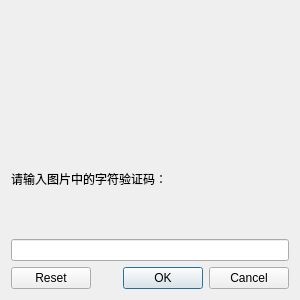
<?xml version="1.0" encoding="UTF-8"?>
<ui version="4.0">
 <class>GraphCaptchaWindow</class>
 <widget class="QDialog" name="GraphCaptchaWindow">
  <property name="geometry">
   <rect>
    <x>0</x>
    <y>0</y>
    <width>300</width>
    <height>300</height>
   </rect>
  </property>
  <property name="windowTitle">
   <string>图形验证码</string>
  </property>
  <layout class="QVBoxLayout" name="verticalLayout">
   <item>
    <widget class="CaptchaCanvas" name="canvas"/>
   </item>
   <item>
    <widget class="QLabel" name="codeLabel">
     <property name="text">
      <string>请输入图片中的字符验证码：</string>
     </property>
    </widget>
   </item>
   <item>
    <widget class="QLineEdit" name="codeEdit">
     <property name="clearButtonEnabled">
      <bool>true</bool>
     </property>
    </widget>
   </item>
   <item>
    <widget class="QDialogButtonBox" name="buttonBox">
     <property name="orientation">
      <enum>Qt::Orientation::Horizontal</enum>
     </property>
     <property name="standardButtons">
      <set>QDialogButtonBox::StandardButton::Cancel|QDialogButtonBox::StandardButton::Ok|QDialogButtonBox::StandardButton::Reset</set>
     </property>
    </widget>
   </item>
  </layout>
 </widget>
  <customwidgets>
    <customwidget>
    <class>CaptchaCanvas</class>
    <extends>QWidget</extends>
    <header>presentation/dialogs/graphcaptchawindow/captchacanvas.h</header>
    </customwidget>
 </customwidgets>
 <resources/>
 <connections>
  <connection>
   <sender>buttonBox</sender>
   <signal>accepted()</signal>
   <receiver>GraphCaptchaWindow</receiver>
   <slot>accept()</slot>
   <hints>
    <hint type="sourcelabel">
     <x>248</x>
     <y>254</y>
    </hint>
    <hint type="destinationlabel">
     <x>157</x>
     <y>274</y>
    </hint>
   </hints>
  </connection>
  <connection>
   <sender>buttonBox</sender>
   <signal>rejected()</signal>
   <receiver>GraphCaptchaWindow</receiver>
   <slot>reject()</slot>
   <hints>
    <hint type="sourcelabel">
     <x>316</x>
     <y>260</y>
    </hint>
    <hint type="destinationlabel">
     <x>286</x>
     <y>274</y>
    </hint>
   </hints>
  </connection>
 </connections>
</ui>
